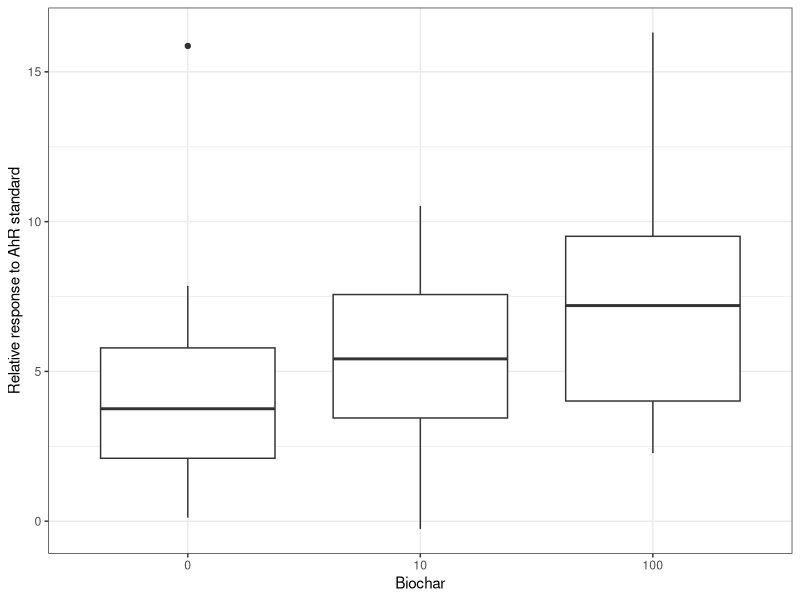
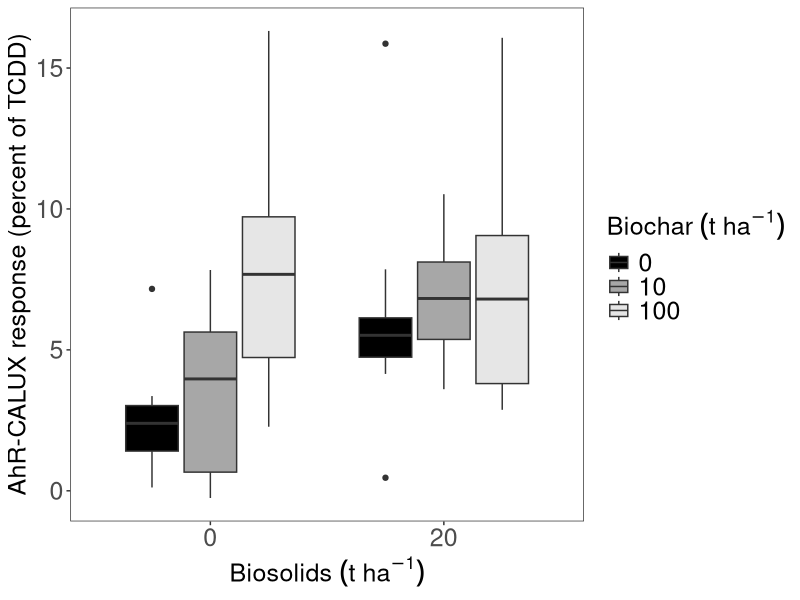
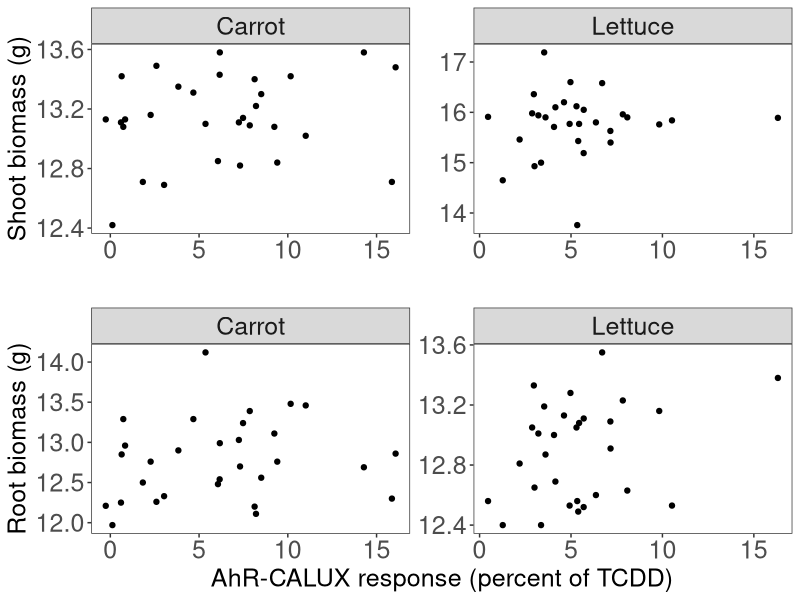
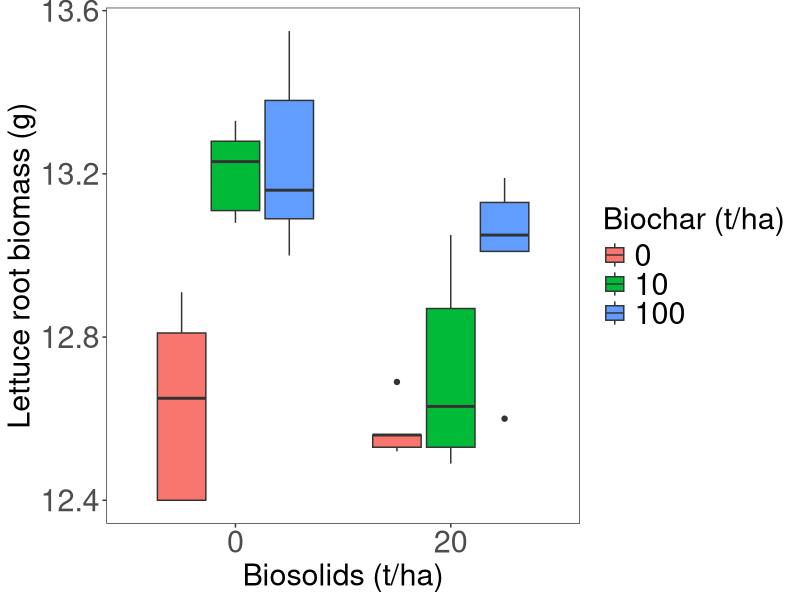
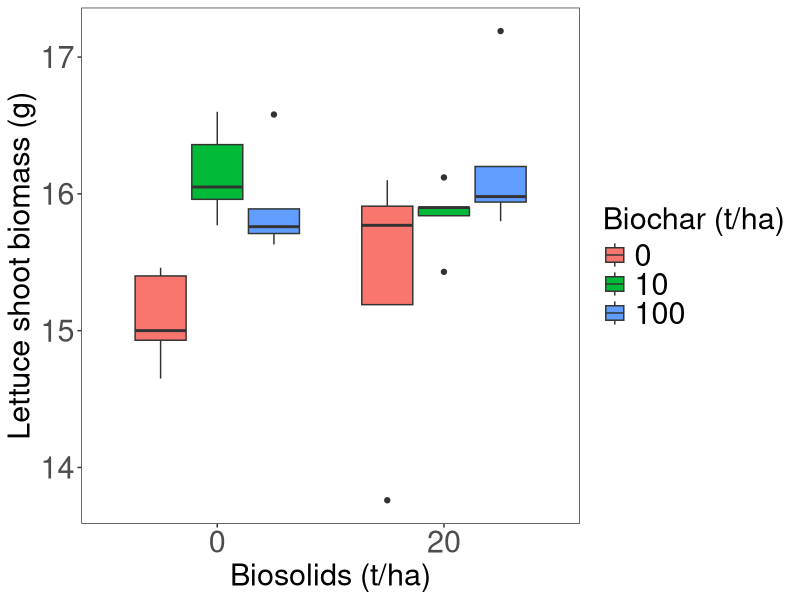
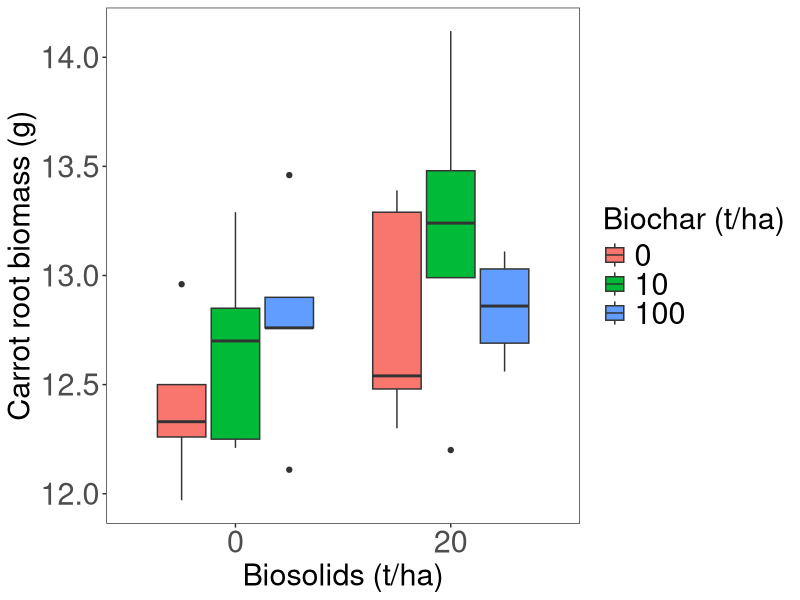
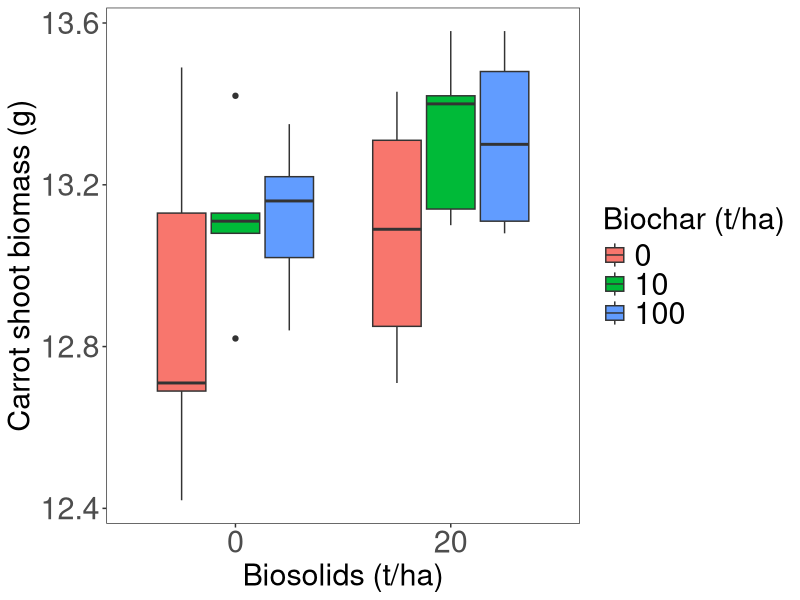
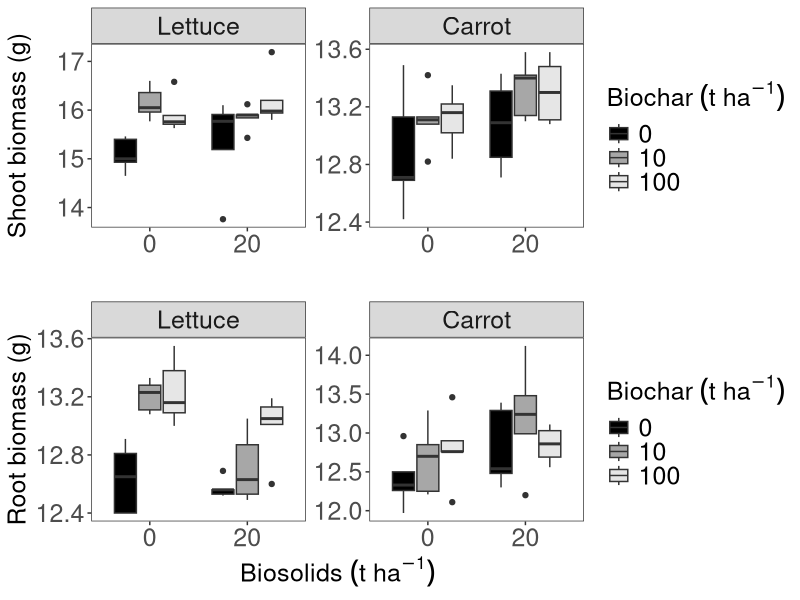

These charts were generated, in order, by the following R code: (Note: this script raises an error after producing the figures.)
# R script to
# - read in CALUX data
# - explore & analyze data
# - generate figures for paper

# Carolyn Anderson May 2015

# Load necessary packages
library(ggplot2)
library(xtable) #http://blog.revolutionanalytics.com/2010/02/making-publicationready-tables-with-xtable.html
library(grid)
library(gridExtra)
#library(dplyr)
#library(agricolae)
#library(multcompView)
theme_set(theme_bw())

setwd("C:/Users/Carolyn/Desktop/Data")

# Read in the data
CALUX <- read.csv("3July2015_CALUX_data.csv", stringsAsFactors=FALSE, skip=1)[c(1:60),] #not reading in blanks/etc
CALUX.bc <- read.csv("3July2015_CALUX_data.csv", stringsAsFactors = FALSE, skip=1)
Plants <- read.csv("3July2015_PlantGrowth_data.csv")[c(0:60),]

pH <- read.csv("pH.csv", skip=3)
uptake <- read.csv("Greenhouse plant uptake data_150720_CGA.csv")

# -----------------------------------------------------------------------------
## Prepping the data
# -----------------------------------------------------------------------------
# 1. CALUX
# Setting up the data frame
# Expanding "Description" to two columns (biochar and biosolids)
tmp <- strsplit(CALUX$BC.BS, "-")
cols <- t(sapply(tmp,c))
CALUX[,c("BC","BS")] <- cols

# Plant, BC, BS as factors
CALUX$Plant <- as.factor(CALUX$Plant)
CALUX$BC <- as.factor(CALUX$BC)
CALUX$BS <- as.factor(CALUX$BS)
# Take out unnecessary column names (2, 9-10)
CALUX <- CALUX[ ,-c(2,9,10)]

# 2. Plant growth
# Plant, BC, BS as factors
Plants$Plant <- as.factor(Plants$Plant)
Plants$BC <- as.factor(Plants$BC)
Plants$BS <- as.factor(Plants$BS)
# Take out unnecessary column names
Plants <- Plants[ ,-c(12:21)]

# 3. pH
pH$treatment <- as.character(pH$treatment)
tmp2 <- strsplit(pH$treatment, "-")
cols <- t(sapply(tmp2,c))
pH[,c("BC","BS")] <- cols
# Get averages for each treatment
pH.av <- aggregate(pH ~ BS + BC, pH, mean)

# 4. uptake
#remove replicated columns (5-11,18)
uptake <- uptake[ ,-c(5:11,18)]

# -----------------------------------------------------------------------------
# Merge CALUX, plant, pH data, and uptake
total <- merge(CALUX, Plants, by=c("Plant", "BC", "BS", "Rep"))
total <- merge(total, pH.av, by=c("BC", "BS"))
total <- merge(total, uptake, by=c("Plant", "BC", "BS", "Rep"))

Lettuce <- subset(total, Plant=="Lettuce")
Carrot <- subset(total, Plant=="Carrot")
Biosolids <- subset(total, BS==10)

# -----------------------------------------------------------------------------
# Experimental design
# - Factor: two levels of (spiked) biosolids (0 and 20 t/ha); 0 biosolids received equivalent N in mineral fertilizer
# - Treatment: three levels of biochar (0, 10, 100 t/ha)
# - Two different plants (lettuce and carrot)
# - 5 reps for each plant*treatment combination (independent replicates: these were separate pots)

# Data
# - CALUX bioassay
# - LC/MS/MS analysis (recovery efficiency of CALUX extraction)
# - plant growth (roots/shootS)
# - plant uptake (in triplicate)
# - pH (in triplicate)

# Analyses
# - CALUX: focus on AhR
# - plant growth
# - LC/MS/MS recoveries
# - pH
# - plant uptake

# Statistics
# https://people.richland.edu/james/lecture/m170/ch13-2wy.html
# http://www.stat.columbia.edu/~martin/W2024/R8.pdf
# http://www.r-bloggers.com/two-way-analysis-of-variance-anova/
# - Run ANOVAs (continuous dependent measure, categorical predictors)
# - Two-way independent (two factors, each observations are independent) - 6 treatment combinations
#   - Main effect: Only looking at e.g. 0 BS and different levels of BC, or 10 BS and different levels of BC (NO interactions)
#   - Interaction effect: The effect that one factor has on the other factor (this can answer whether BC "mitigates" BS)
#   - Within variation: sum of squares within each treatment group; n-1; 

# Boxplot info:
# http://www.cookbook-r.com/Graphs/Plotting_means_and_error_bars_(ggplot2)/

# -----------------------------------------------------------------------------
# FIGURES: CALUX
# -----------------------------------------------------------------------------
# Boxplots
# AhR vs. different biosolids/biochar treatments
ggplot(total, aes(x=BC, y=AhR)) +
  geom_boxplot() +
  xlab("Biochar") + ylab("Relative response to AhR standard")

###FINAL: AhR in different BS/BC treatments (combined lettuce & carrot soils)
ggplot(total, aes(x=BS, y=AhR, fill=BC)) +
  geom_boxplot() +
  xlab(expression(Biosolids~(t~ha^{-1}))) + ylab("AhR-CALUX response (percent of TCDD)") +
  theme_bw() +
  theme(axis.text = element_text(size = 18),
        axis.title = element_text(size = 18),
        plot.title = element_text(size = 18),
        legend.title = element_text(size = 18),
        legend.text = element_text(size=18),
        panel.grid.major = element_blank(),
        panel.grid.minor = element_blank()) +
  scale_fill_grey(start=0, end=0.9, name=expression(Biochar~(t~ha^{-1}))) # greyscale

# Regressing AhR vs. plant growth: No significant effect of AhR activity on root/shoot mass.
plot3 <- ggplot(subset(total)) +
  aes(x=AhR, y=Shoot_lyoph) +
  geom_point() +
#  geom_smooth() +
  xlab("") + ylab("Shoot biomass (g)") + #("Relative response to AhR standard")
  theme_bw() +
  theme(axis.text = element_text(size = 18),
        axis.title = element_text(size = 18),
        plot.title = element_text(size = 18),
        legend.title = element_text(size = 18),
        legend.text = element_text(size=18),
        panel.grid.major = element_blank(),
        panel.grid.minor = element_blank(),
        strip.text = element_text(size=18)) +
  facet_wrap(~Plant, scales="free")

summary(lm(AhR ~ Shoot_lyoph, data=total[total$Plant=="Lettuce",]))
summary(lm(AhR ~ Shoot_lyoph, data=total[total$Plant=="Carrot",]))


plot4 <- ggplot(subset(total)) +
  aes(x=AhR, y=Root_lyoph) +
  geom_point() +
#  geom_smooth() +
  xlab("AhR-CALUX response (percent of TCDD)") + ylab("Root biomass (g)") +
  theme_bw() +
  theme(axis.text = element_text(size = 18),
        axis.title = element_text(size = 18),
        plot.title = element_text(size = 18),
        legend.title = element_text(size = 18),
        legend.text = element_text(size=18),
        panel.grid.major = element_blank(),
        panel.grid.minor = element_blank(),
        strip.text = element_text(size=18)) +
  facet_wrap(~Plant, scales="free")

summary(lm(AhR ~ Root_lyoph, data=total[total$Plant=="Lettuce",]))
summary(lm(AhR ~ Root_lyoph, data=total[total$Plant=="Carrot",]))


grid.newpage()
grid.draw(rbind(ggplotGrob(plot3), ggplotGrob(plot4), size = "last"))





# Plant growth (root/shoot) vs. BS/BC treatments
##FINAL Lettuce:
ggplot(subset(total, Plant %in% "Lettuce")) +
  aes(x=BS, y=Root_lyoph, fill=BC) +
  geom_boxplot() +
  xlab("Biosolids (t/ha)") + ylab("Lettuce root biomass (g)") +
  theme_bw() +
  theme(axis.text = element_text(size = 22),
        axis.title = element_text(size = 22),
        plot.title = element_text(size = 22),
        legend.title = element_text(size = 22),
        legend.text = element_text(size=22),
        panel.grid.major = element_blank(),
        panel.grid.minor = element_blank()) +
  scale_fill_discrete(name="Biochar (t/ha)")

ggplot(subset(total, Plant %in% "Lettuce")) +
  aes(x=BS, y=Shoot_lyoph, fill=BC) +
  geom_boxplot() +
  xlab("Biosolids (t/ha)") + ylab("Lettuce shoot biomass (g)") +
  theme_bw() +
  theme(axis.text = element_text(size = 22),
        axis.title = element_text(size = 22),
        plot.title = element_text(size = 22),
        legend.title = element_text(size = 22),
        legend.text = element_text(size=22),
        panel.grid.major = element_blank(),
        panel.grid.minor = element_blank()) +
  scale_fill_discrete(name="Biochar (t/ha)")

#FINAL Carrot:
ggplot(subset(total, Plant %in% "Carrot")) +
  aes(x=BS, y=Root_lyoph, fill=BC) +
  geom_boxplot() +
  xlab("Biosolids (t/ha)") + ylab("Carrot root biomass (g)") +
  theme_bw() +
  theme(axis.text = element_text(size = 22),
        axis.title = element_text(size = 22),
        plot.title = element_text(size = 22),
        legend.title = element_text(size = 22),
        legend.text = element_text(size=22),
        panel.grid.major = element_blank(),
        panel.grid.minor = element_blank()) +
  scale_fill_discrete(name="Biochar (t/ha)")

ggplot(subset(total, Plant %in% "Carrot")) +
  aes(x=BS, y=Shoot_lyoph, fill=BC) +
  geom_boxplot() +
  xlab("Biosolids (t/ha)") + ylab("Carrot shoot biomass (g)") +
  theme_bw() +
  theme(axis.text = element_text(size = 22),
        axis.title = element_text(size = 22),
        plot.title = element_text(size = 22),
        legend.title = element_text(size = 22),
        legend.text = element_text(size=22),
        panel.grid.major = element_blank(),
        panel.grid.minor = element_blank()) +
  scale_fill_discrete(name="Biochar (t/ha)")

# Shoots, by plant
# Change order for facet_wrap (lettuce, then carrot -- this is the order in the ms)
total$Plant <- factor(total$Plant, levels = c("Lettuce","Carrot"))

plot1 <- ggplot(subset(total)) +
  aes(x=BS, y=Shoot_lyoph, fill=BC) +
  geom_boxplot() +
  xlab("") + ylab("Shoot biomass (g)") + #xlab(expression(Biosolids~(t~ha^{-1})))
  theme_bw() +
  theme(axis.text = element_text(size = 18),
        axis.title = element_text(size = 18),
        plot.title = element_text(size = 18),
        legend.title = element_text(size = 18),
        legend.text = element_text(size=18),
        panel.grid.major = element_blank(),
        panel.grid.minor = element_blank(),
        strip.text = element_text(size=18)) +
  scale_fill_grey(start=0, end=0.9, name=expression(Biochar~(t~ha^{-1}))) + # greyscale
  facet_wrap(~Plant, scales="free")


# Roots, by plant
plot2 <- ggplot(subset(total)) +
  aes(x=BS, y=Root_lyoph, fill=BC) +
  geom_boxplot() +
  xlab(expression(Biosolids~(t~ha^{-1}))) + ylab("Root biomass (g)") +
  theme_bw() +
  theme(axis.text = element_text(size = 18),
        axis.title = element_text(size = 18),
        plot.title = element_text(size = 18),
        legend.title = element_text(size = 18),
        legend.text = element_text(size=18),
        panel.grid.major = element_blank(),
        panel.grid.minor = element_blank(),
        strip.text = element_text(size=18)) +
  scale_fill_grey(start=0, end=0.9, name=expression(Biochar~(t~ha^{-1}))) + # greyscale
  facet_wrap(~Plant, scales="free")

grid.newpage()
grid.draw(rbind(ggplotGrob(plot1), ggplotGrob(plot2), size = "last"))

# -----------------------------------------------------------------------------
# STATISTICS: CALUX
# -----------------------------------------------------------------------------
# Summary tables of AhR
ag.ahr <- do.call(data.frame, aggregate(AhR ~ BS + BC, total, function(x) c(mean=mean(x), sd = sd(x))))
ag.ahr.bs <- do.call(data.frame, aggregate(AhR ~ BS, total, function(x) c(mean=mean(x), sd = sd(x))))
ag.ahr.bc <- do.call(data.frame, aggregate(AhR ~ BC, total, function(x) c(mean=mean(x), sd = sd(x))))

# ANOVAS on CALUX

# Two-way ANOVAs, both plants
lm1 <- lm(AhR ~ BS + BC, total)
anova(lm1)
print(xtable(anova(lm1)), type="html", file="lm1.html")
layout(matrix(c(1,2,3,4),2,2,))
plot(lm1)
tukey1 <- TukeyHSD(aov(AhR ~ BS + BC, total), conf.level=0.95)
plot(tukey1)
summary(lm1)


# Both plants combined: Found that interaction is not significant, so it will not be included in the model

# Summary stats for AhR activity (both plants combined)
AhRsum <- aggregate(AhR ~ BS + BC, total, mean)
aggregate(AhR ~ BS, total, mean)
aggregate(AhR ~ BC, total, mean)

## Two-way ANOVA, lettuce treatments
# No interaction
lm3 <- lm(AhR ~ BS + BC, Lettuce)
anova(lm3)
layout(matrix(c(1,2,3,4),2,2,))
plot(lm3)
tukey3 <- TukeyHSD(aov(AhR ~ BS + BC, Lettuce), conf.level=0.95)
plot(tukey3)

# With interaction
lm4 <- lm(AhR ~ BS * BC, Lettuce)
anova(lm4) # interaction is significant!
layout(matrix(c(1,2,3,4),2,2,))
plot(lm4)
tukey4 <- TukeyHSD(aov(AhR ~ BS * BC, Lettuce), conf.level=0.95)
plot(tukey4)


# Summary stats for AhR activity (only lettuce)
AhRsum.lettuce <- aggregate(AhR ~ BS + BC, Lettuce, mean)
aggregate(AhR ~ BS, Lettuce, mean)
aggregate(AhR ~ BC, Lettuce, mean)



## Two-way ANOVA, carrot treatments
# No interaction
lm5 <- lm(AhR ~ BS + BC, Carrot)
anova(lm5)
layout(matrix(c(1,2,3,4),2,2,))
plot(lm5)
tukey5 <- TukeyHSD(aov(AhR ~ BS + BC, Carrot), conf.level=0.95)
plot(tukey5)

# With interaction
lm6 <- lm(AhR ~ BS * BC, CALUX_Car)
anova(lm6) # interaction is not significant!
layout(matrix(c(1,2,3,4),2,2,))
plot(lm6)
tukey6 <- TukeyHSD(aov(AhR ~ BS * BC, Carrot), conf.level=0.95)
plot(tukey6)


# -----------------------------------------------------------------------------
## Pairwise t-tests for CALUX
#What significant differences are present amongst the biosolids treatment means?
#Shows that biosolids means are significantly different, p=0.024
pairwise.t.test(total$AhR, total$BS, p.adj="none")

#What significant differences are present amongs the biochar treatment means?
#Shows that significant differences between 0-100 and 10-100 (but not 0-10)
pairwise.t.test(total$AhR, total$BC, p.adj="none")


# -----------------------------------------------------------------------------
# FIGURES: Plant growth
# -----------------------------------------------------------------------------
# Boxplots
# Plant growth vs. different biosolids/biochar treatments
# Could also switch these so biochar is on the x-axis... play around and see if you want to.
# Could also present bar charts (see link at top of script)

# Lettuce
ggplot(subset(total, Plant %in% "Lettuce")) +
  aes(x=BS, y=Root_lyoph, fill=BC) +
  geom_boxplot() +
  xlab("Biosolids level (t/ha)") + ylab("Root biomass (g)") +
  ggtitle("Root growth in lettuce treatment soils")

ggplot(subset(total, Plant %in% "Lettuce")) +
  aes(x=BS, y=Shoot_lyoph, fill=BC) +
  geom_boxplot() +
  xlab("Biosolids level (t/ha)") + ylab("Shoot biomass (g)") +
  ggtitle("Shoot growth in lettuce treatment soils")

# Carrot
ggplot(subset(total, Plant %in% "Carrot")) +
  aes(x=BS, y=Root_lyoph, fill=BC) +
  geom_boxplot() +
  xlab("Biosolids level (t/ha)") + ylab("Root biomass (g)") +
  ggtitle("Root growth in carrot treatment soils")

ggplot(subset(total, Plant %in% "Carrot")) +
  aes(x=BS, y=Shoot_lyoph, fill=BC) +
  geom_boxplot() +
  xlab("Biosolids level (t/ha)") + ylab("Shoot biomass (g)") +
  ggtitle("Shoot growth in carrot treatment soils")

ggplot(total) +
  aes(x=BS, y=Root_lyoph, fill=BC) +
  geom_boxplot() +
  facet_wrap(~Plant, scales="free")

# -----------------------------------------------------------------------------
# STATISTICS: Plant growth
# -----------------------------------------------------------------------------
# - I should test the assumptions of normality, etc. on my data. Look at the R files from class, also online.
# - I should also separate these by plants, perhaps?

# Summary tables of Plant growth
ag.lettuce.root <- do.call(data.frame, aggregate(Root_lyoph ~ BS + BC, Lettuce, function(x) c(mean=mean(x), sd = sd(x))))
ag.lettuce.root.bs <- do.call(data.frame, aggregate(Root_lyoph ~ BS, Lettuce, function(x) c(mean=mean(x), sd = sd(x))))
ag.lettuce.root.bc <- do.call(data.frame, aggregate(Root_lyoph ~ BC, Lettuce, function(x) c(mean=mean(x), sd = sd(x))))

ag.lettuce.shoot <- do.call(data.frame, aggregate(Shoot_lyoph ~ BS + BC, Lettuce, function(x) c(mean=mean(x), sd = sd(x))))
ag.lettuce.shoot.bs <- do.call(data.frame, aggregate(Shoot_lyoph ~ BS, Lettuce, function(x) c(mean=mean(x), sd = sd(x))))
ag.lettuce.shoot.bc <- do.call(data.frame, aggregate(Shoot_lyoph ~ BC, Lettuce, function(x) c(mean=mean(x), sd = sd(x))))

ag.carrot.root <- do.call(data.frame, aggregate(Root_lyoph ~ BS + BC, Carrot, function(x) c(mean=mean(x), sd = sd(x))))
ag.carrot.root.bs <- do.call(data.frame, aggregate(Root_lyoph ~ BS, Carrot, function(x) c(mean=mean(x), sd = sd(x))))
ag.carrot.root.bc <- do.call(data.frame, aggregate(Root_lyoph ~ BC, Carrot, function(x) c(mean=mean(x), sd = sd(x))))

ag.carrot.shoot <- do.call(data.frame, aggregate(Shoot_lyoph ~ BS + BC, Carrot, function(x) c(mean=mean(x), sd = sd(x))))
ag.carrot.shoot.bs <- do.call(data.frame, aggregate(Shoot_lyoph ~ BS, Carrot, function(x) c(mean=mean(x), sd = sd(x))))
ag.carrot.shoot.bc <- do.call(data.frame, aggregate(Shoot_lyoph ~ BC, Carrot, function(x) c(mean=mean(x), sd = sd(x))))



## Two-way ANOVA, lettuce treatments
# No interaction
lm7 <- lm(Root_lyoph ~ BS + BC, Lettuce) #interaction not significant
anova(lm7)
lm7.tukey <- TukeyHSD(aov(Root_lyoph ~ BS + BC, Lettuce), conf.level=0.95)
lm7.tukey

lm8 <- lm(Shoot_lyoph ~ BS + BC, Lettuce) #interaction not significant
anova(lm8)
lm8.tukey <- TukeyHSD(aov(Shoot_lyoph ~ BS + BC, Lettuce), conf.level=0.95)
lm8.tukey

## Two-way ANOVA, carrot treatments
# No interaction
lm9 <- lm(Root_lyoph ~ BS + BC, Carrot) #interaction not significant
anova(lm9)
lm9.tukey <- TukeyHSD(aov(Root_lyoph ~ BS + BC, Carrot), conf.level=0.95)
lm9.tukey

lm10 <- lm(Shoot_lyoph ~ BS + BC, Carrot) #interaction not significant
anova(lm10)
lm10.tukey <- TukeyHSD(aov(Shoot_lyoph ~ BS + BC, Carrot), conf.level=0.95)
lm10.tukey
